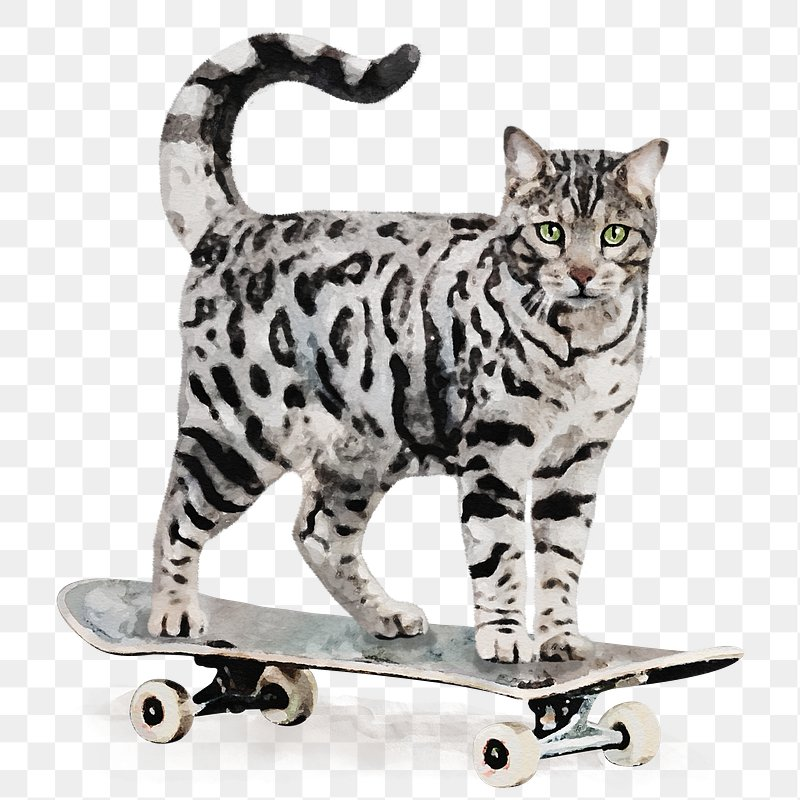
#> input picture 03/image.png, 800 x 800 px, given in place of 07.png, which was not available
$ python 07CV_ObjectDetection_Feature.py
#> lines starting #> are read from the running program, lines starting #| are printed output that depends on the picture; pictures that were not available may be replaced by others from this repository, and a replacement may not be noted
import cv2
import numpy as np

def sift_feature_matching(img1, img2):
    # 创建SIFT对象
    sift = cv2.SIFT_create()

    # 在两张图片中分别检测特征点和计算特征描述子
    keypoints1, descriptors1 = sift.detectAndCompute(img1, None)
    keypoints2, descriptors2 = sift.detectAndCompute(img2, None)

    # 使用FLANN匹配器
    FLANN_INDEX_KDTREE = 1
    index_params = dict(algorithm=FLANN_INDEX_KDTREE, trees=5)
    search_params = dict(checks=50)
    flann = cv2.FlannBasedMatcher(index_params, search_params)

    # 使用KNN算法进行匹配
    matches = flann.knnMatch(descriptors1, descriptors2, k=2)

    # 仅保留好的匹配点
    good_matches = []
    for m, n in matches:
        if m.distance < 0.7 * n.distance:
            good_matches.append(m)

    # 绘制匹配结果
    img_matches = cv2.drawMatches(img1, keypoints1, img2, keypoints2, good_matches, None, flags=cv2.DrawMatchesFlags_NOT_DRAW_SINGLE_POINTS)

    return img_matches

def surf_feature_matching(img1, img2):
    # 创建SURF对象
    surf = cv2.xfeatures2d.SURF_create()

    # 在两张图片中分别检测特征点和计算特征描述子
    keypoints1, descriptors1 = surf.detectAndCompute(img1, None)
    keypoints2, descriptors2 = surf.detectAndCompute(img2, None)

    # 使用FLANN匹配器
    FLANN_INDEX_KDTREE = 1
    index_params = dict(algorithm=FLANN_INDEX_KDTREE, trees=5)
    search_params = dict(checks=50)
    flann = cv2.FlannBasedMatcher(index_params, search_params)

    # 使用KNN算法进行匹配
    matches = flann.knnMatch(descriptors1, descriptors2, k=2)

    # 仅保留好的匹配点
    good_matches = []
    for m, n in matches:
        if m.distance < 0.7 * n.distance:
            good_matches.append(m)

    # 绘制匹配结果
    img_matches = cv2.drawMatches(img1, keypoints1, img2, keypoints2, good_matches, None, flags=cv2.DrawMatchesFlags_NOT_DRAW_SINGLE_POINTS)

    return img_matches

def orb_feature_matching(img1, img2):
    # 创建ORB对象
    orb = cv2.ORB_create()

    # 在两张图片中分别检测特征点和计算特征描述子
    keypoints1, descriptors1 = orb.detectAndCompute(img1, None)
    keypoints2, descriptors2 = orb.detectAndCompute(img2, None)

    # 将描述子转换为float32类型
    descriptors1 = descriptors1.astype(np.float32)
    descriptors2 = descriptors2.astype(np.float32)

    # 使用FLANN匹配器
    FLANN_INDEX_KDTREE = 1
    index_params = dict(algorithm=FLANN_INDEX_KDTREE, trees=5)
    search_params = dict(checks=50)
    flann = cv2.FlannBasedMatcher(index_params, search_params)

    # 使用KNN算法进行匹配
    matches = flann.knnMatch(descriptors1, descriptors2, k=2)

    # 仅保留好的匹配点
    good_matches = []
    for m, n in matches:
        if m.distance < 0.7 * n.distance:
            good_matches.append(m)

    # 绘制匹配结果
    img_matches = cv2.drawMatches(img1, keypoints1, img2, keypoints2, good_matches, None, flags=cv2.DrawMatchesFlags_NOT_DRAW_SINGLE_POINTS)

    return img_matches
    # 创建ORB对象
    orb = cv2.ORB_create()

    # 在两张图片中分别检测特征点和计算特征描述子
    keypoints1, descriptors1 = orb.detectAndCompute(img1, None)
    keypoints2, descriptors2 = orb.detectAndCompute(img2, None)

    # 使用FLANN匹配器
    FLANN_INDEX_KDTREE = 1
    index_params = dict(algorithm=FLANN_INDEX_KDTREE, trees=5)
    search_params = dict(checks=50)
    flann = cv2.FlannBasedMatcher(index_params, search_params)

    # 使用KNN算法进行匹配
    matches = flann.knnMatch(descriptors1, descriptors2, k=2)

    # 仅保留好的匹配点
    good_matches = []
    for m, n in matches:
        if m.distance < 0.7 * n.distance:
            good_matches.append(m)

    # 绘制匹配结果
    img_matches = cv2.drawMatches(img1, keypoints1, img2, keypoints2, good_matches, None, flags=cv2.DrawMatchesFlags_NOT_DRAW_SINGLE_POINTS)

    return img_matches

def main():
    img1 = cv2.imread('07.png', cv2.IMREAD_GRAYSCALE)
#> img1: shape (800, 800); min 0, max 255, mean 204.3
    img2 = cv2.imread('template.png', cv2.IMREAD_GRAYSCALE)
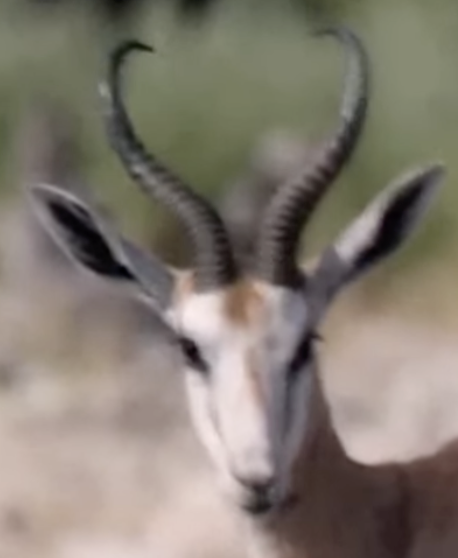
#> input picture 03/template.png, 458 x 558 px
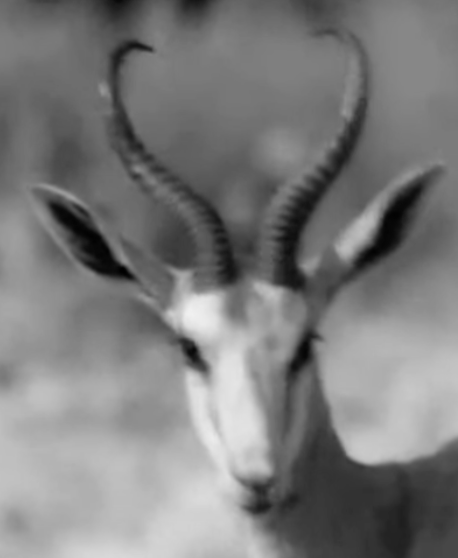
#> img2: shape (558, 458); min 0, max 241, mean 124

    sift_matches = sift_feature_matching(img1, img2)
#> in sift_feature_matching, `keypoints1, descriptors1 = sift.detectAndCompute(img1, None)`: keypoints1 = 3113 keypoints; strongest (x, y, size): (554, 229, 3), (152, 711, 3.8), (496, 755, 18.5), (432, 338, 2.5)
#> in sift_feature_matching, `keypoints2, descriptors2 = sift.detectAndCompute(img2, None)`: keypoints2 = 95 keypoints; strongest (x, y, size): (192, 353, 18.1), (197, 311, 31.6), (362, 229, 20.4), (304, 354, 18.6)
#> in sift_feature_matching, `matches = flann.knnMatch(descriptors1, descriptors2, k=2)`: matches = 3113 matches
#> after the loop in sift_feature_matching, `for m, n in matches:`: good_matches = 25 matches
#> in sift_feature_matching, `img_matches = cv2.drawMatches(img1, keypoints1, img2, keypoints2, good..`:
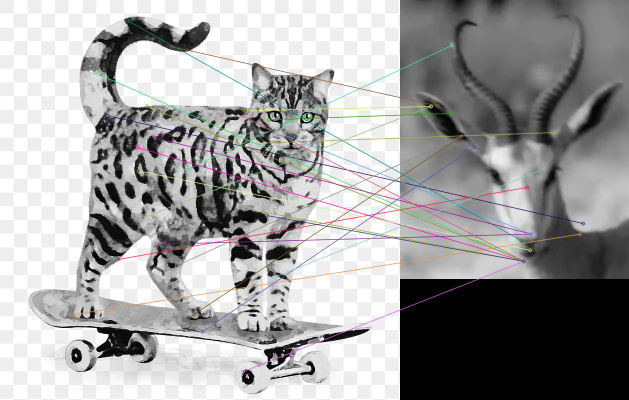
#> img_matches: shape (800, 1258, 3) (shown at 1/2 size); mean of channels 0, 1, 2 160, 160.1, 160.5; drawn as B, G, R
    cv2.imshow('SIFT Matches', sift_matches)

    #surf_matches = surf_feature_matching(img1, img2)
    #cv2.imshow('SURF Matches', surf_matches)

    orb_matches = orb_feature_matching(img1, img2)
#> in orb_feature_matching, `keypoints1, descriptors1 = orb.detectAndCompute(img1, None)`: keypoints1 = 500 keypoints; strongest (x, y, size): (553, 228, 31), (192, 658, 37.2), (193, 657, 31), (567, 701, 31)
#> in orb_feature_matching, `keypoints2, descriptors2 = orb.detectAndCompute(img2, None)`: keypoints2 = 201 keypoints; strongest (x, y, size): (201, 365, 111.1), (203, 367, 92.6), (194, 358, 92.6), (191, 343, 92.6)
#> in orb_feature_matching, `matches = flann.knnMatch(descriptors1, descriptors2, k=2)`: matches = 500 matches
#> after the loop in orb_feature_matching, `for m, n in matches:`: good_matches = []
#> in orb_feature_matching, `img_matches = cv2.drawMatches(img1, keypoints1, img2, keypoints2, good..`:
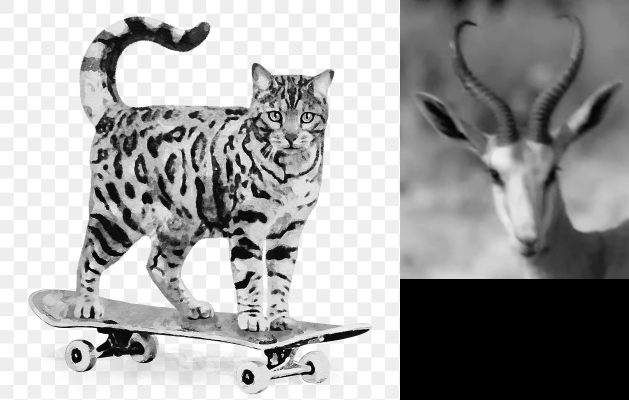
#> img_matches: shape (800, 1258, 3) (shown at 1/2 size); min 0, max 255, mean 161.4
    cv2.imshow('ORB Matches', orb_matches)

    cv2.waitKey(0)
    cv2.destroyAllWindows()

if __name__ == '__main__':
    main()
